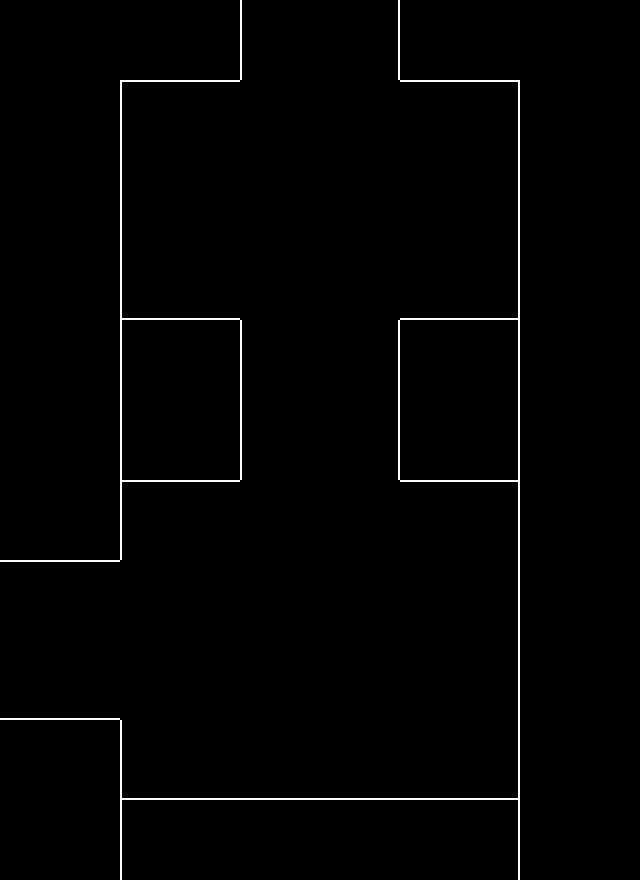

The image is a tile-based game level rendered from a .tmx file. Its description and complete source (layers, tilesets, objects, tile grids) follow:
An orthogonal 16x22 tile map with 40x40 px tiles, 1 tile layer (Tile Layer 1) and 29 objects (3x transition, 2x enemy, magicglass, script, north, ...).

<map version="1.9" tiledversion="1.9.0" orientation="orthogonal" renderorder="right-down" width="16" height="22" tilewidth="40" tileheight="40" infinite="0" nextlayerid="8" nextobjectid="35">
 <editorsettings>
  <export target="data.lua" format="lua" />
 </editorsettings>
 <properties>
  <property name="border" value="simple" />
  <property name="music" value="deltarune/wind_highplace" />
 </properties>
 <tileset firstgid="1" source="../../../../../../tilesets/thoughts.tsx" />
 <objectgroup id="7" name="objects_bg" />
 <layer id="1" name="Tile Layer 1" width="16" height="22">
  <data encoding="csv">
0,0,0,0,0,0,4,5,5,6,0,0,0,0,0,0,
0,0,0,0,0,0,4,5,5,6,0,0,0,0,0,0,
0,0,0,1,2,2,5,5,5,5,2,2,3,0,0,0,
0,0,0,4,5,5,5,5,5,5,5,5,6,0,0,0,
0,0,0,4,5,5,5,5,5,5,5,5,6,0,0,0,
0,0,0,4,5,5,5,5,5,5,5,5,6,0,0,0,
0,0,0,4,5,5,5,5,5,5,5,5,6,0,0,0,
0,0,0,7,8,8,5,5,5,5,8,8,9,0,0,0,
0,0,0,4,5,5,4,5,5,6,5,5,6,0,0,0,
0,0,0,4,5,5,4,5,5,6,5,5,6,0,0,0,
0,0,0,4,5,5,4,5,5,6,5,5,6,0,0,0,
0,0,0,4,5,5,4,5,5,6,5,5,6,0,0,0,
0,0,0,1,2,2,5,5,5,5,2,2,3,0,0,0,
0,0,0,4,5,5,5,5,5,5,5,5,6,0,0,0,
2,2,2,5,5,5,5,5,5,5,5,5,6,0,0,0,
5,5,5,5,5,5,5,5,5,5,5,5,6,0,0,0,
5,5,5,5,5,5,5,5,5,5,5,5,6,0,0,0,
8,8,8,5,5,5,5,5,5,5,5,5,6,0,0,0,
5,5,5,4,5,5,5,5,5,5,5,5,6,0,0,0,
5,5,5,7,8,8,8,8,8,8,8,8,9,0,0,0,
5,5,5,4,5,5,5,5,5,5,5,5,6,0,0,0,
5,5,5,4,5,5,5,5,5,5,5,5,6,0,0,0
</data>
 </layer>
 <objectgroup id="3" name="objects_glass">
  <object id="23" name="magicglass" x="520" y="600" width="120" height="80" />
 </objectgroup>
 <objectgroup id="2" name="collision">
  <object id="1" x="200" y="0" width="40" height="80" />
  <object id="2" x="120" y="40" width="80" height="40" />
  <object id="3" x="80" y="80" width="40" height="240" />
  <object id="7" x="120" y="320" width="120" height="160" />
  <object id="8" x="400" y="320" width="120" height="160" />
  <object id="9" x="80" y="480" width="40" height="80" />
  <object id="10" x="0" y="520" width="80" height="40" />
  <object id="11" x="0" y="720" width="80" height="40" />
  <object id="12" x="80" y="720" width="40" height="80" />
  <object id="13" x="120" y="800" width="400" height="40" />
  <object id="14" x="520" y="680" width="40" height="120" />
  <object id="15" x="520" y="480" width="40" height="120" />
  <object id="16" x="560" y="560" width="80" height="40" />
  <object id="17" x="560" y="680" width="80" height="40" />
  <object id="18" x="520" y="80" width="40" height="240" />
  <object id="20" x="440" y="40" width="80" height="40" />
  <object id="21" x="400" y="0" width="40" height="80" />
 </objectgroup>
 <objectgroup id="4" name="objects">
  <object id="24" name="transition" x="-40" y="560" width="40" height="160">
   <properties>
    <property name="map" value="devhotel/rooms/room_001/thoughts/left6" />
    <property name="marker" value="entry" />
   </properties>
  </object>
  <object id="25" name="transition" x="240" y="-40" width="160" height="40">
   <properties>
    <property name="map" value="devhotel/rooms/room_001/thoughts/left3" />
    <property name="marker" value="south" />
   </properties>
  </object>
  <object id="26" name="transition" x="640" y="600" width="40" height="80">
   <properties>
    <property name="map" value="devhotel/rooms/room_001/thoughts/left5" />
    <property name="marker" value="entry" />
   </properties>
  </object>
  <object id="32" name="enemy" x="320" y="520">
   <properties>
    <property name="actor" value="voidwanderer" />
    <property name="chase" type="bool" value="true" />
    <property name="encounter" value="2voidwanderer" />
    <property name="group" value="1" />
    <property name="path" value="1" />
    <property name="progress" value="0" />
   </properties>
   <point />
  </object>
  <object id="33" name="enemy" x="320" y="760">
   <properties>
    <property name="actor" value="voidwanderer" />
    <property name="chase" type="bool" value="true" />
    <property name="encounter" value="2voidwanderer" />
    <property name="group" value="1" />
    <property name="path" value="1" />
    <property name="progress" value="0.5" />
   </properties>
   <point />
  </object>
  <object id="34" name="script" x="120" y="160" width="400" height="40">
   <properties>
    <property name="cutscene" value="thoughts.susiespell" />
    <property name="once" type="bool" value="true" />
   </properties>
  </object>
 </objectgroup>
 <objectgroup id="5" name="markers">
  <object id="27" name="north" x="320" y="40">
   <point />
  </object>
  <object id="28" name="spawn" x="320" y="120">
   <point />
  </object>
  <object id="29" name="west" x="40" y="640">
   <point />
  </object>
  <object id="30" name="east" x="600" y="640">
   <point />
  </object>
 </objectgroup>
 <objectgroup id="6" name="paths">
  <object id="31" name="1" x="160" y="520" width="320" height="240">
   <ellipse />
  </object>
 </objectgroup>
</map>
